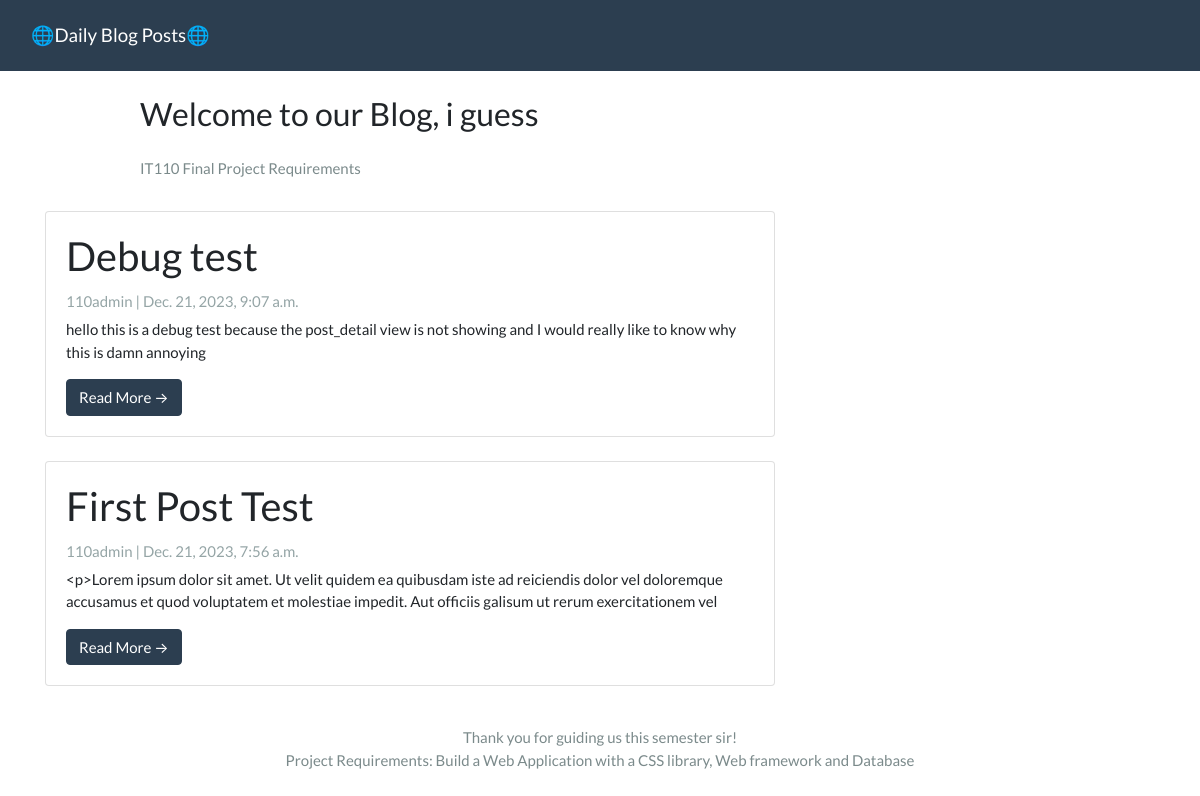
The page / on the database its author committed.
### Blog/models.py (models this page shows, shortened)
class Post(models.Model):
    title = models.CharField(max_length=200, unique=True)
    slug = models.SlugField(max_length=200, unique=True)
    author = models.ForeignKey(User, on_delete=models.CASCADE, related_name='blog_posts')
    created_on = models.DateTimeField(auto_now_add=True)
    updated_on = models.DateTimeField(auto_now=True)
    content = models.TextField()
    status = models.IntegerField(choices=STATUS, default=0)
    class Meta:
        ordering = ['-created_on']

### Blog/views.py (the view)
# urls.py: path('', views.PostList.as_view(), name="Home"),
class PostList(generic.ListView):
  queryset = Post.objects.filter(status=1).order_by('-created_on')
  template_name = 'index.html'

### Blog/templates/index.html (shortened to what this page needs)
{% extends "base.html" %}
{% block content %}
<header class="masthead">
  <div class="container">
    <div class="row">
      <div class="col-md-8 col-md-10 mx-auto">
        <div class="site-heading">
          <h3 class="site-heading my-4 mt-3 text-black"> Welcome to our Blog, i guess </h3>
          <p class="text-dark"> IT110 Final Project Requirements </p>
        </div>
      </div>
    </div>
  </div>
</header>
<div class="container">
  <div class="row">
    <div class="col-md-8 mt-3 left">
      {% for post in post_list %}
      <div class="card mb-4">
        <div class="card-body">
          <h2 class="card-title">{{ post.title }}</h2>
          <p class="card-text text-muted h6">{{ post.author }} | {{ post.created_on}} </p>
          <p class="card-text">{{post.content|slice:":200"}}</p>
          <a href="{% url 'post_detail' post.slug %}" class="btn btn-primary">Read More &rarr;</a>
        </div>
      </div>
      {% endfor %}
    </div>
  </div>
</div>
{% endblock %}

### Blog/templates/base.html (shortened to what this page needs)
<!DOCTYPE html>
<html>
<head>
  <link rel="stylesheet" href="https://stackpath.bootstrapcdn.com/bootswatch/4.5.2/flatly/bootstrap.min.css">
</head>
<body>
  <nav class="navbar navbar-expand-lg navbar-dark bg-primary" id="mainNav">
    <div class="container-fluid">
      <a class="navbar-brand" href="{% url 'Home' %}">🌐Daily Blog Posts🌐</a>
    </div>
  </nav>
  {% block content %}{% endblock content %}
  <footer class="py-3 bg-grey">
    <p class="m-0 text-dark text-center"> Thank you for guiding us this semester sir! </p>
    <p class="m-0 text-dark text-center"> Project Requirements: Build a Web Application with a CSS library, Web framework and Database</p>
  </footer>
</body>
</html>

### rows shown on the page
Post: title "Debug test", author "110admin", created_on "Dec. 21, 2023, 9:07 a.m.", content "hello this is a debug test because the post_detail view is not showing and I would really like to know why this is damn annoying"
Post: title "First Post Test", author "110admin", created_on "Dec. 21, 2023, 7:56 a.m.", content "<p>Lorem ipsum dolor sit amet. Ut velit quidem ea quibusdam iste ad reiciendis dolor vel doloremque accusamus et quod voluptatem et molestiae impedit. Aut officiis galisum ut rerum exercitationem vel"
